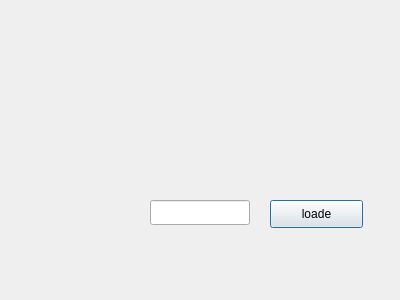
<?xml version="1.0" encoding="UTF-8"?>
<ui version="4.0">
 <class>MainSettings</class>
 <widget class="QDialog" name="MainSettings">
  <property name="geometry">
   <rect>
    <x>0</x>
    <y>0</y>
    <width>400</width>
    <height>300</height>
   </rect>
  </property>
  <property name="windowTitle">
   <string>Dialog</string>
  </property>
  <widget class="QPushButton" name="pushButtonLoade">
   <property name="geometry">
    <rect>
     <x>270</x>
     <y>200</y>
     <width>93</width>
     <height>28</height>
    </rect>
   </property>
   <property name="text">
    <string>loade</string>
   </property>
  </widget>
  <widget class="QLineEdit" name="lineEdit_int_test">
   <property name="enabled">
    <bool>true</bool>
   </property>
   <property name="geometry">
    <rect>
     <x>150</x>
     <y>200</y>
     <width>100</width>
     <height>25</height>
    </rect>
   </property>
   <property name="cursor">
    <cursorShape>IBeamCursor</cursorShape>
   </property>
  </widget>
 </widget>
 <resources/>
 <connections/>
</ui>
